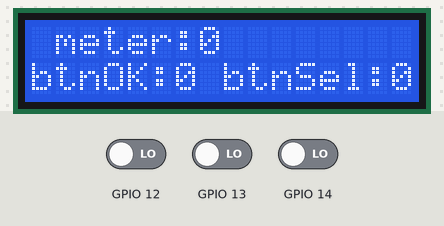
The program below on a simulated ESP8266 (Wemos D1 mini). Parts: 16×2 character LCD. The inputs (shaded band) are chosen by the test bench; at power-on: GPIO 12 LOW, GPIO 13 LOW, GPIO 14 LOW. WiFi joins after 1.5 s; servers stay silent unless stated; what the program prints to the serial monitor is not drawn.

Above: at 6.3 s.
6.4 s: GPIO 12 driven HIGH
At 7.1 s:
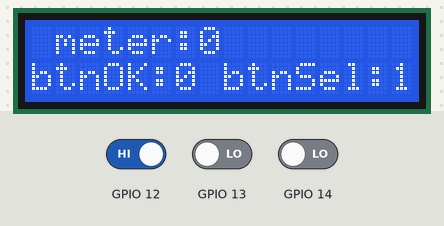
8.7 s: GPIO 13 driven HIGH
At 9.1 s:
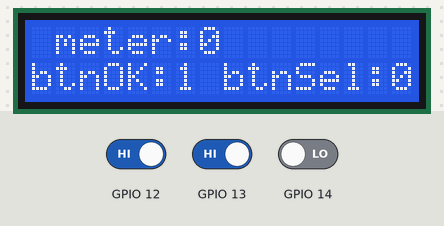
10.7 s: GPIO 14 driven HIGH
At 12.0 s:
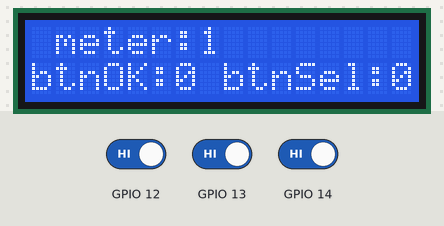
12.3 s: GPIO 14 driven LOW
At 12.8 s:
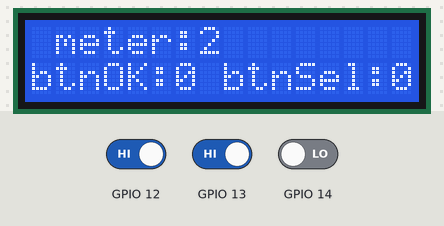
13.8 s: GPIO 14 driven HIGH
At 14.7 s:
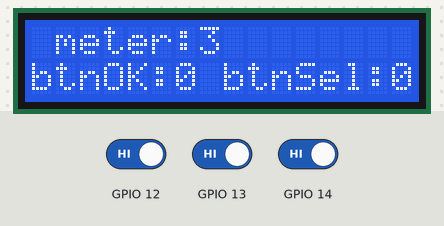
Timing chart, 0 to 16.4 s (numbered marks = the images above; inputs shaded):
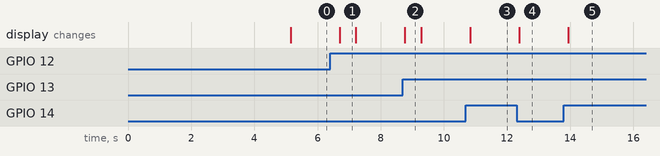

Measured:
- after the input at 6.4 s, the display: changes after 0.30 s (image 1)
- after the input at 8.7 s, the display: changes after 0.07 s (image 2)
- after the input at 10.7 s, the display: changes after 0.14 s (image 3)
- after the input at 12.3 s, the display: changes after 0.09 s (image 4)
- after the input at 13.8 s, the display: changes after 0.14 s (image 5)
- what the display in image 1 shows lasts 0.5 s, from 6.7 s to 7.2 s

The program:

main.cpp
```cpp
#include "Config.h"
#include <Arduino.h>
#include <ESP8266WiFi.h>
#include <Wire.h>
#include <LiquidCrystal_PCF8574.h>


void btnOKInterrupt(void);
void btnSelInterrupt(void);
void meterPinIterrupt(void);

bool btnOK_State = false;
bool btnSel_State = false;
uint16_t meterTicks = 0;

LiquidCrystal_PCF8574 lcd(0x27);

void setup()
{
  uint8_t i=0;
  Serial.begin(SERIAL_BAUD);
  lcd.begin(16, 2);lcd.setCursor(1, 0);lcd.setBacklight(128);
  lcd.print("Starting up...");lcd.setCursor(0,1);lcd.print("BME:");
  while(!Serial) {} // Wait

  WiFi.begin(NET_SSID, NET_PASSWD);
  WiFi.config(IPAddress(192,168,10,111),IPAddress(192,168,10,1),IPAddress(255,255,255,0),IPAddress(8,8,8,8),IPAddress(8,8,4,4));
  i = -1; lcd.setCursor(0,1); lcd.print("Net:");
  while ((WiFi.status() != WL_CONNECTED) && i++<NET_RETRIES){
    delay(500);Serial.print(".");
    lcd.print(i);
  };
  if((i==NET_RETRIES) && (WiFi.status() != WL_CONNECTED)) {
    Serial.println(F("WiFi connection failed!"));
    lcd.setCursor(0, 1);lcd.print("WiFi conn failed"); delay(2000);
  } else {
      Serial.println(F("WiFi connected: "));
      WiFi.printDiag(Serial);
      Serial.println(WiFi.localIP());
      Serial.println(WiFi.softAPIP());
      Serial.println(WiFi.gatewayIP());
      lcd.setCursor(0, 1);lcd.print("WiFi connect: OK");
      delay(5000);
  }
  if(WiFi.isConnected())
  {

  }

  pinMode(btnOK, INPUT);attachInterrupt(btnOK, btnOKInterrupt, RISING);
  pinMode(btnSel, INPUT);attachInterrupt(btnSel, btnSelInterrupt, RISING);
  pinMode(meterPin, INPUT);attachInterrupt(meterPin, meterPinIterrupt, CHANGE);

  lcd.clear();
  lcd.setCursor(0, 0);lcd.print(" meter:");lcd.print(meterTicks);
  lcd.setCursor(0, 1);lcd.print("btnOK:");lcd.print(btnOK_State);
  lcd.print(" btnSel:");lcd.print(btnSel_State);
}

void loop()
{
  Serial.print("btnOK:");Serial.print(btnOK_State);
  Serial.print(" btnSel:");Serial.print(btnSel_State);
  Serial.print(" meterTicks:");Serial.println(meterTicks);
  lcd.setCursor(7, 0);/*lcd.print("        ");lcd.setCursor(7,0);*/lcd.print(meterTicks);
  lcd.setCursor(0, 1);lcd.print("btnOK:");lcd.print(btnOK_State);
  lcd.print(" btnSel:");lcd.print(btnSel_State);
  if(btnOK_State)
  {
    btnOK_State = false;
  };
  if(btnSel_State)
  {
    btnSel_State = false;
  };
  delay(500);
}

void btnOKInterrupt(void)
{
  btnOK_State = true;
}

void btnSelInterrupt(void)
{
  btnSel_State = true;
}

void meterPinIterrupt(void)
{
  meterTicks++;
}
```
